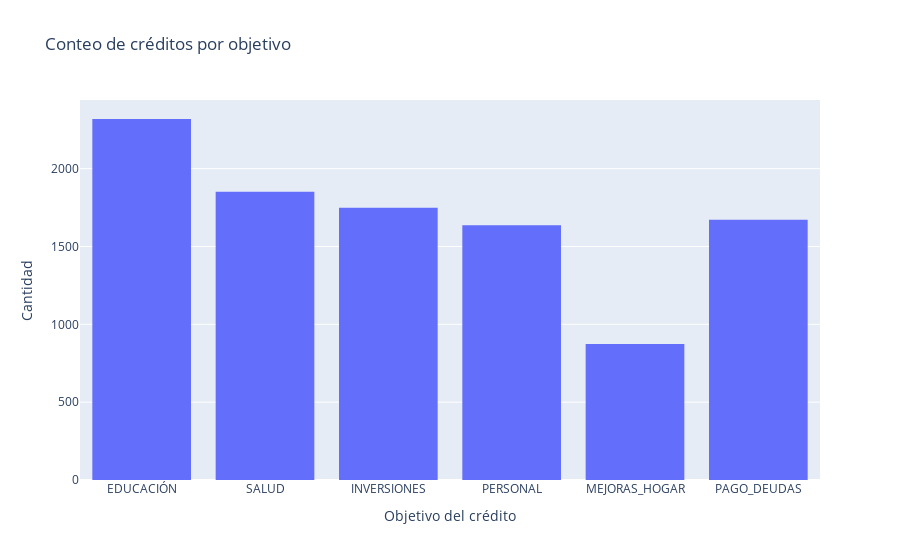

Notebook source saved alongside this figure:
### Markdown cell above
----

##### Definición de gráficos de interés

### Code cell
# Cantidad de créditos por objetivo del mismo

creditos_x_objetivo = px.histogram(df, x='objetivo_credito', 
                                   title='Conteo de créditos por objetivo')
creditos_x_objetivo.update_layout(xaxis_title='Objetivo del crédito', yaxis_title='Cantidad')

### Figure 1 — Plotly figure (JSON) as saved in the notebook; plotly's stock layout.template omitted (floating-point values rounded to 4 significant figures; data arrays with more than 128 entries replaced by an {"elided": "..."} marker saying what was removed)
{"data": [{"alignmentgroup": "True", "bingroup": "x", "hovertemplate": "objetivo_credito=%{x}<br>count=%{y}<extra></extra>", "legendgroup": "", "marker": {"color": "#636efa", "pattern": {"shape": ""}}, "name": "", "offsetgroup": "", "orientation": "v", "showlegend": false, "type": "histogram", "x": {"elided": "10101 str values"}, "xaxis": "x", "yaxis": "y"}], "layout": {"barmode": "relative", "legend": {"tracegroupgap": 0}, "title": {"text": "Conteo de créditos por objetivo"}, "xaxis": {"anchor": "y", "domain": [0, 1], "title": {"text": "Objetivo del crédito"}}, "yaxis": {"anchor": "x", "domain": [0, 1], "title": {"text": "Cantidad"}}}}
